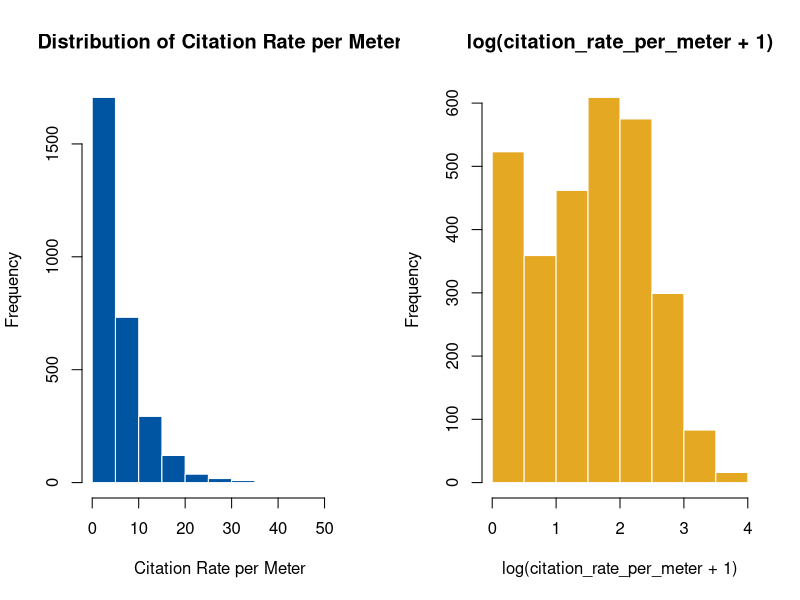
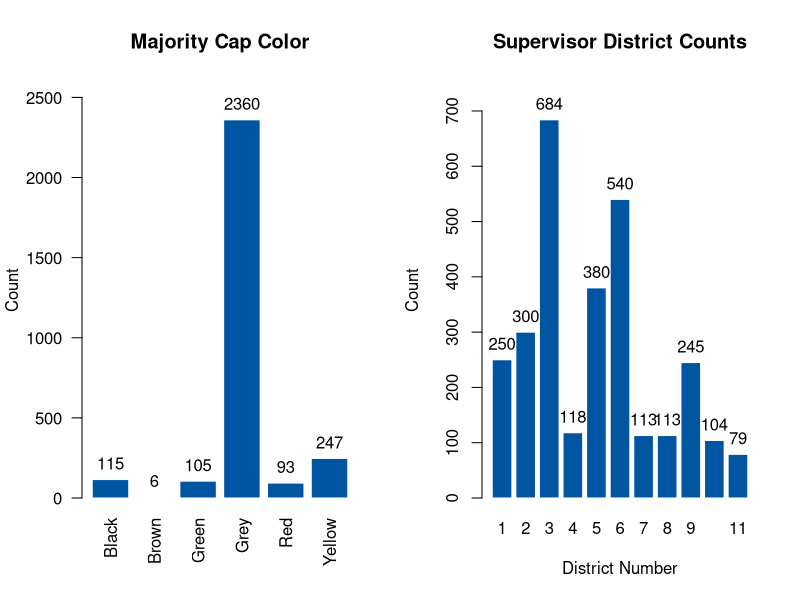
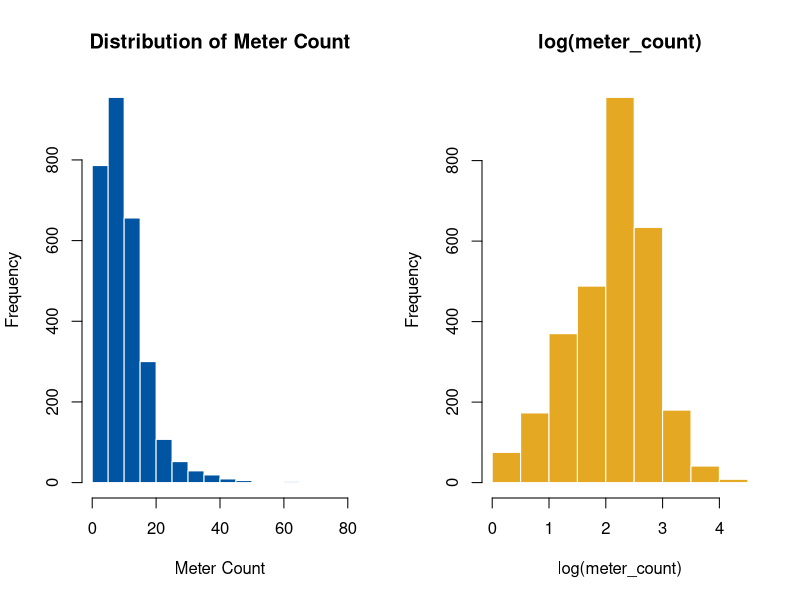
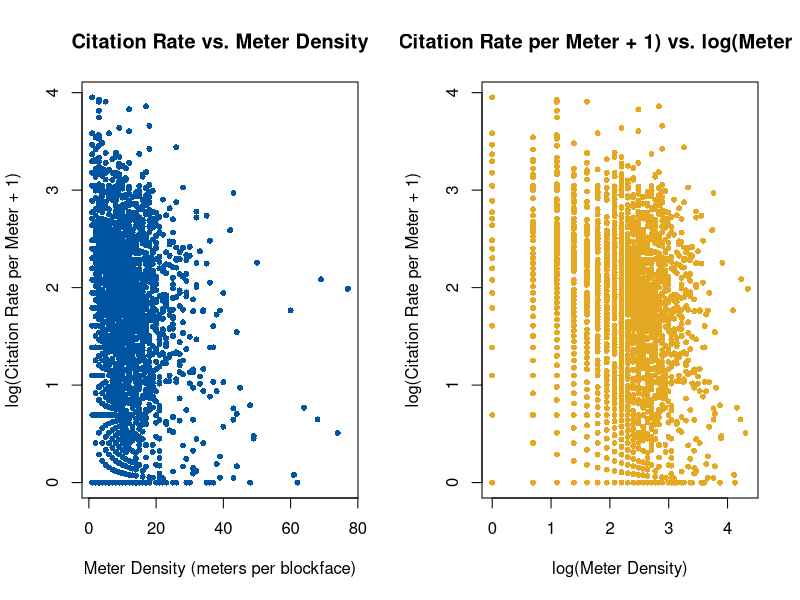
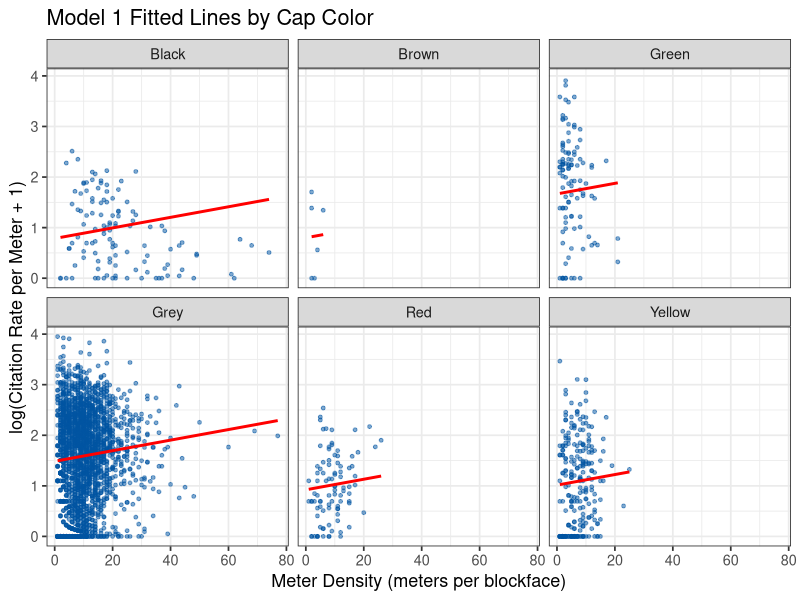
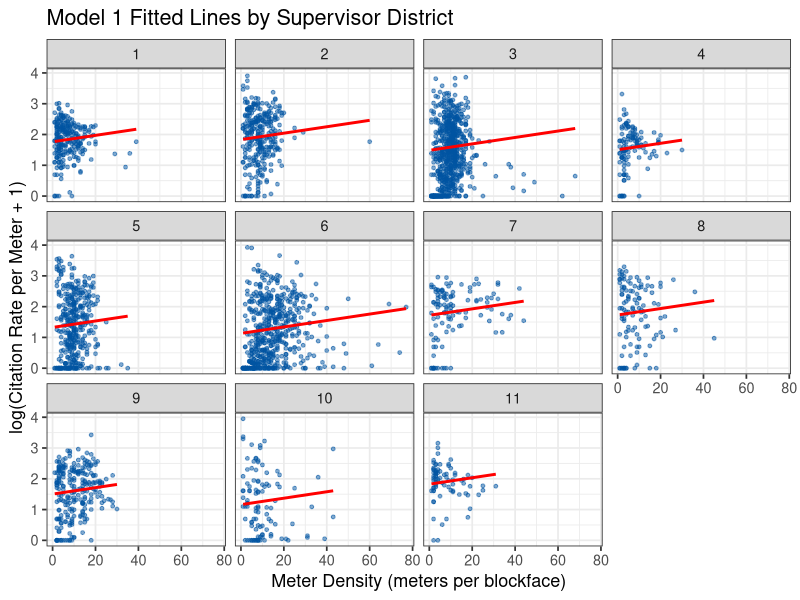
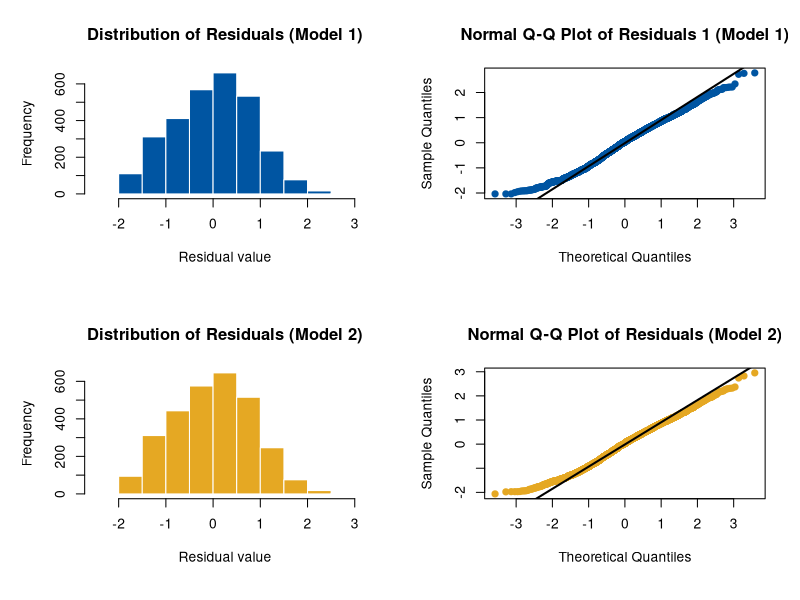
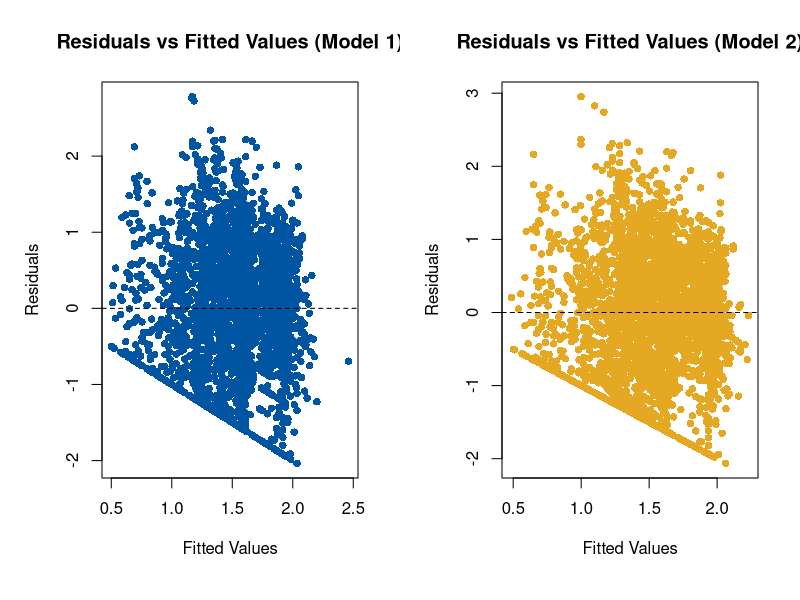

The R script that drew these images, in order:
library(readr)
library(dplyr)
library(tidyr)
library(ggplot2)

blockfaces <- read_csv("data/blockface_regression_dataset_2025.csv", show_col_types = FALSE)
blockfaces$log_meter_count <- log(blockfaces$meter_count)

sjsu_blue <- "#0055A2"
sjsu_gold <- "#E5A823"
sjsu_gray <- "#939597"
sjsu_darkgray <- "#53565A"

# Histograms side by side
par(mfrow = c(1, 2))
hist(
  blockfaces$citation_rate_per_meter,
  main = "Distribution of Citation Rate per Meter",
  xlab = "Citation Rate per Meter",
  col = sjsu_blue,
  border = "white"
)
hist(
  blockfaces$log_rate,
  main = "log(citation_rate_per_meter + 1)",
  xlab = "log(citation_rate_per_meter + 1)",
  col = sjsu_gold,
  border = "white"
)

# Cap color distribution
par(mfrow = c(1, 2))

cap_color_counts <- table(blockfaces$cap_color_majority)

bar_midpoints_cap <- barplot(
  cap_color_counts,
  col = sjsu_blue,
  border = "white",
  main = "Majority Cap Color",
  ylab = "Count",
  las = 2,
  ylim = c(0, max(cap_color_counts) * 1.1) 
)
text(
  x = bar_midpoints_cap, 
  y = cap_color_counts, 
  labels = cap_color_counts, 
  pos = 3
)

district_counts <- table(blockfaces$supervisor_district)
bar_midpoints_district <- barplot(
  district_counts,
  col = sjsu_blue,
  border = "white",
  main = "Supervisor District Counts",
  xlab = "District Number",
  ylab = "Count",
  ylim = c(0, max(district_counts) * 1.1) 
)
text(
  x = bar_midpoints_district, 
  y = district_counts, 
  labels = district_counts, 
  pos = 3
)

# Histograms side by side
par(mfrow = c(1, 2))
hist(
  blockfaces$meter_count,
  main = "Distribution of Meter Count",
  xlab = "Meter Count",
  col = sjsu_blue,
  border = "white"
)
hist(
  blockfaces$log_meter_count,
  main = "log(meter_count)",
  xlab = "log(meter_count)",
  col = sjsu_gold,
  border = "white"
)

# Scatter plots side by side
par(mfrow = c(1, 2))
plot(
  blockfaces$meter_count,
  blockfaces$log_rate,
  col = sjsu_blue,
  pch = 16,
  cex = 0.8,
  xlab = "Meter Density (meters per blockface)",
  ylab = "log(Citation Rate per Meter + 1)",
  main = "Citation Rate vs. Meter Density"
)
plot(
  blockfaces$log_meter_count,
  blockfaces$log_rate,
  col = sjsu_gold,
  pch = 16,
  cex = 0.8,
  xlab = "log(Meter Density)",
  ylab = "log(Citation Rate per Meter + 1)",
  main = "log(Citation Rate per Meter + 1) vs. log(Meter Density)"
)

# fit models

blockfaces$supervisor_district <- as.factor(blockfaces$supervisor_district)
blockfaces$cap_color_majority <- as.factor(blockfaces$cap_color_majority)

model_1 <- lm(log_rate ~ meter_count + cap_color_majority + supervisor_district, data=blockfaces)
model_2 <- lm(log_rate ~ log_meter_count + cap_color_majority + supervisor_district, data=blockfaces)

# build prediction grid for cap color
grid_cap_col <- blockfaces %>%
  group_by(cap_color_majority) %>%
  summarize(
    min_m = min(meter_count),
    max_m = max(meter_count),
    .groups = "drop"
  ) %>%
  rowwise() %>%
  mutate(meter_count = list(seq(min_m, max_m, length.out = 100))) %>%
  unnest(meter_count) %>%
  mutate(
    log_meter_count = log(meter_count),
    supervisor_district = factor(3, levels = levels(blockfaces$supervisor_district))
  )


grid_cap_col$pred_log_rate <- predict(model_1, newdata = grid_cap_col)

cap_col_plot_1 <- ggplot(blockfaces, aes(x = meter_count, y = log_rate)) +
  geom_point(alpha = 0.5, size = 1, color = sjsu_blue) +
  geom_line(data = grid_cap_col, aes(x = meter_count, y = pred_log_rate), color = "red", size = 1) +
  facet_wrap(~ cap_color_majority) +
  xlab("Meter Density (meters per blockface)") +
  ylab("log(Citation Rate per Meter + 1)") +
  ggtitle("Model 1 Fitted Lines by Cap Color") +
  theme_bw(base_size = 13) + theme(legend.position = "none")

print(cap_col_plot_1)

# build prediction grid for district
grid_district <- blockfaces %>%
  group_by(supervisor_district) %>%
  summarize(
    min_m = min(meter_count),
    max_m = max(meter_count),
    .groups = "drop"
  ) %>%
  rowwise() %>%
  mutate(meter_count = list(seq(min_m, max_m, length.out = 100))) %>%
  unnest(meter_count) %>%
  mutate(
    log_meter_count = log(meter_count),
    cap_color_majority = factor("Grey", levels = levels(blockfaces$cap_color_majority))
  )

grid_district$pred_log_rate <- predict(model_1, newdata = grid_district)

district_plot <- ggplot(blockfaces, aes(x = meter_count, y = log_rate)) +
  geom_point(alpha = 0.5, color = sjsu_blue, size = 1) +
  geom_line(data = grid_district, aes(x = meter_count, y = pred_log_rate), color = "red", size = 1) +
  facet_wrap(~ supervisor_district) +
  xlab("Meter Density (meters per blockface)") +
  ylab("log(Citation Rate per Meter + 1)") +
  ggtitle("Model 1 Fitted Lines by Supervisor District") +
  theme_bw(base_size = 13) + theme(legend.position = "none")

print(district_plot)

par(mfrow = c(2, 2), mar = c(6, 5, 4, 2) + 0.1)

residuals_1 <- residuals(model_1)

# Histogram of residuals
hist(residuals_1,
     main = "Distribution of Residuals (Model 1)",
     xlab = "Residual value",
     col = sjsu_blue,
     border = "white")

# Q-Q plot of residuals
qqnorm(residuals_1,
       main = "Normal Q-Q Plot of Residuals 1 (Model 1)",
       pch = 19,
       col = sjsu_blue)
qqline(residuals_1, lwd = 2)

residuals_2 <- residuals(model_2)

# Histogram of residuals
hist(residuals_2,
     main = "Distribution of Residuals (Model 2)",
     xlab = "Residual value",
     col = sjsu_gold,
     border = "white")

# Q-Q plot of residuals
qqnorm(residuals_2,
       main = "Normal Q-Q Plot of Residuals (Model 2)",
       pch = 19,
       col = sjsu_gold)
qqline(residuals_1, lwd = 2)


#Residuals vs Fitted
fitted_1 <- fitted(model_1)
fitted_2 <- fitted(model_2)
par(mfrow = c(1, 2))
plot(fitted_1, residuals_1,
     col = sjsu_blue,
     main = "Residuals vs Fitted Values (Model 1)",
     xlab = "Fitted Values",
     ylab = "Residuals",
     pch = 16)
abline(h = 0, lty = 2)
plot(fitted_2, residuals_2,
     col = sjsu_gold,
     main = "Residuals vs Fitted Values (Model 2)",
     xlab = "Fitted Values",
     ylab = "Residuals",
     pch = 16)
abline(h = 0, lty = 2)